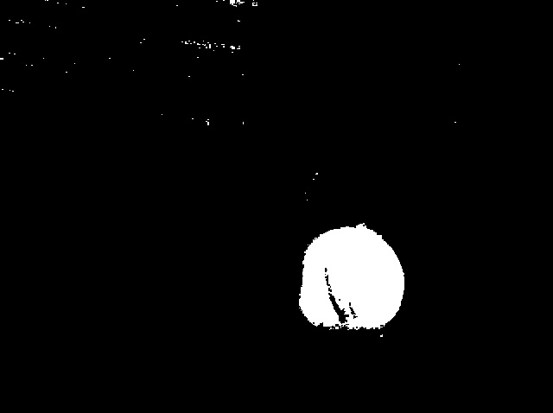
#> input picture Imagenes/pelota1.jpg, 553 x 413 px, found by its file name
$ python Programa22.py
#> lines starting #> are read from the running program, lines starting #| are printed output that depends on the picture
import cv2
import numpy as np

img = cv2.imread('C:/Users/Aldo Pizarro/Desktop/Idat_Clases/CicloV/ProcesamientoImg/pelota1.jpg')
#> img is the input picture: shape (413, 553, 3); min 0, max 255, mean 9.8
kernel = np.ones((7,7),np.uint8)
dilatacion = cv2.dilate(img,kernel,iterations=1)
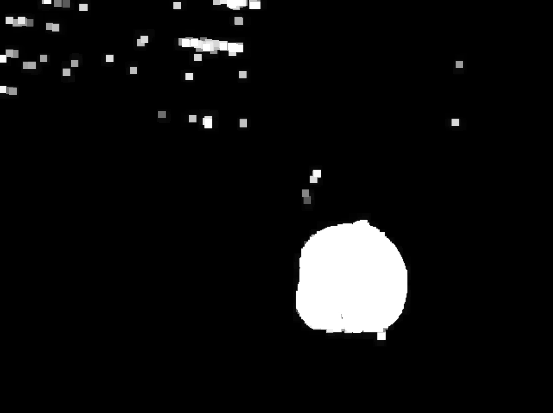
#> dilatacion: shape (413, 553, 3); min 0, max 255, mean 14.6

cv2.imshow('1',img)
cv2.imshow('2',dilatacion)
cv2.waitKey()
